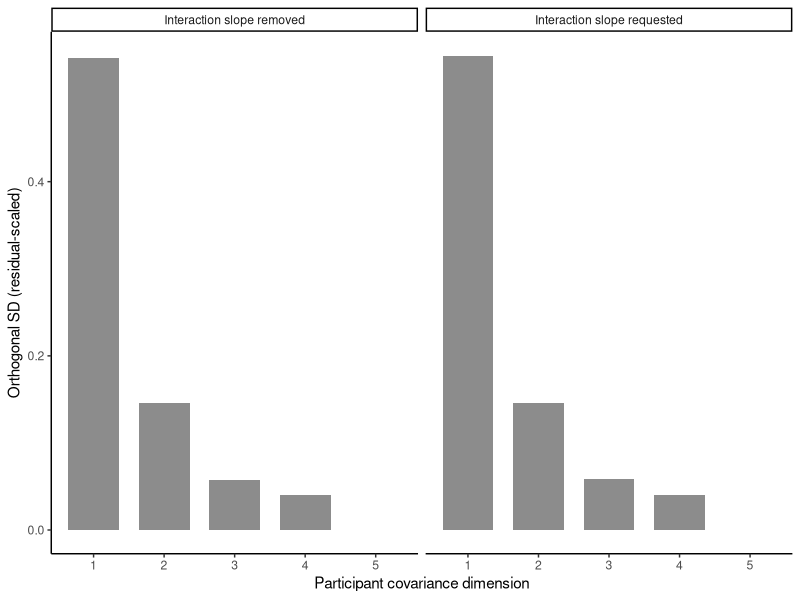

Source code (R):
## ---- chunk 1
#| label: mald-singular
library(lme4)
library(ggplot2)

mald <- read.csv("data/mald/mald-connected-trials.csv")
mald <- subset(mald, correct == 1L)

standardize <- function(x) {
  as.numeric(scale(x))
}

mald$z_frequency <- standardize(mald$log_frequency_subtlex)
mald$z_duration <- standardize(mald$log_duration)
mald$z_trial <- standardize(mald$trial_order)

fit_control <- lmerControl(
  optimizer = "bobyqa",
  optCtrl = list(maxfun = 200000L)
)

overfit <- lmer(
  log_rt ~ z_frequency * z_duration + z_trial +
    (1 + z_frequency * z_duration + z_trial | participant_id) +
    (1 + z_trial | item),
  data = mald,
  REML = TRUE,
  control = fit_control
)

revised <- lmer(
  log_rt ~ z_frequency * z_duration + z_trial +
    (1 + z_frequency + z_duration + z_trial | participant_id) +
    (1 + z_trial | item),
  data = mald,
  REML = TRUE,
  control = fit_control
)

singularity_check <- c(
  interaction_slope_model = isSingular(overfit, tol = 1e-4),
  revised_model = isSingular(revised, tol = 1e-4)
)
singularity_check

profiled_reml_gradient <- function(model) {
  numDeriv::grad(
    getME(model, "devfun"),
    getME(model, "theta"),
    method = "Richardson"
  )
}

overfit_gradient <- profiled_reml_gradient(overfit)
revised_gradient <- profiled_reml_gradient(revised)
stopifnot(
  length(overfit_gradient) == length(getME(overfit, "theta")),
  length(revised_gradient) == length(getME(revised, "theta")),
  all(is.finite(overfit_gradient)),
  all(is.finite(revised_gradient))
)

objective_check <- data.frame(
  model = c("Interaction slope requested", "Interaction slope removed"),
  restricted_log_likelihood = c(
    as.numeric(logLik(overfit)),
    as.numeric(logLik(revised))
  ),
  maximum_absolute_gradient = c(
    max(abs(overfit_gradient)),
    max(abs(revised_gradient))
  )
)
objective_check
## ---- chunk 2
#| label: mald-singular-dimensions
overfit_sd <- rePCA(overfit)$participant_id$sdev
revised_sd <- rePCA(revised)$participant_id$sdev

dimension_table <- rbind(
  data.frame(
    model = "Interaction slope requested",
    dimension = seq_along(overfit_sd),
    orthogonal_sd = overfit_sd
  ),
  data.frame(
    model = "Interaction slope removed",
    dimension = seq_along(revised_sd),
    orthogonal_sd = revised_sd
  )
)
dimension_table
## ---- chunk 3
#| label: singularity-plot
ggplot(
  dimension_table,
  aes(x = factor(dimension), y = orthogonal_sd)
) +
  geom_col(width = 0.72, fill = "grey55") +
  facet_wrap(~model) +
  labs(
    x = "Participant covariance dimension",
    y = "Orthogonal SD (residual-scaled)"
  ) +
  theme_classic()
